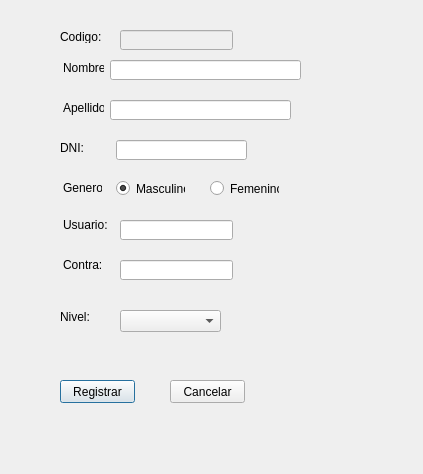
<?xml version="1.0" encoding="UTF-8"?>
<ui version="4.0">
 <class>RegistrarTrabajador</class>
 <widget class="QDialog" name="RegistrarTrabajador">
  <property name="geometry">
   <rect>
    <x>0</x>
    <y>0</y>
    <width>423</width>
    <height>474</height>
   </rect>
  </property>
  <property name="windowTitle">
   <string>Dialog</string>
  </property>
  <widget class="QLineEdit" name="txtNombre">
   <property name="geometry">
    <rect>
     <x>110</x>
     <y>60</y>
     <width>191</width>
     <height>20</height>
    </rect>
   </property>
   <property name="maxLength">
    <number>30</number>
   </property>
  </widget>
  <widget class="QRadioButton" name="rbtHom">
   <property name="geometry">
    <rect>
     <x>116</x>
     <y>180</y>
     <width>69</width>
     <height>17</height>
    </rect>
   </property>
   <property name="text">
    <string>Masculino</string>
   </property>
   <property name="checked">
    <bool>true</bool>
   </property>
  </widget>
  <widget class="QLabel" name="label_3">
   <property name="geometry">
    <rect>
     <x>60</x>
     <y>140</y>
     <width>41</width>
     <height>16</height>
    </rect>
   </property>
   <property name="text">
    <string>DNI:</string>
   </property>
  </widget>
  <widget class="QLabel" name="label_2">
   <property name="geometry">
    <rect>
     <x>63</x>
     <y>100</y>
     <width>41</width>
     <height>16</height>
    </rect>
   </property>
   <property name="text">
    <string>Apellido:</string>
   </property>
  </widget>
  <widget class="QLabel" name="label_6">
   <property name="geometry">
    <rect>
     <x>63</x>
     <y>217</y>
     <width>51</width>
     <height>16</height>
    </rect>
   </property>
   <property name="text">
    <string>Usuario:</string>
   </property>
  </widget>
  <widget class="QLabel" name="label_10">
   <property name="geometry">
    <rect>
     <x>63</x>
     <y>180</y>
     <width>39</width>
     <height>16</height>
    </rect>
   </property>
   <property name="text">
    <string>Genero:</string>
   </property>
  </widget>
  <widget class="QLabel" name="label">
   <property name="geometry">
    <rect>
     <x>63</x>
     <y>60</y>
     <width>41</width>
     <height>16</height>
    </rect>
   </property>
   <property name="text">
    <string>Nombre:</string>
   </property>
  </widget>
  <widget class="QLineEdit" name="txtApellido">
   <property name="geometry">
    <rect>
     <x>110</x>
     <y>100</y>
     <width>181</width>
     <height>20</height>
    </rect>
   </property>
   <property name="maxLength">
    <number>30</number>
   </property>
  </widget>
  <widget class="QRadioButton" name="rbtMu">
   <property name="geometry">
    <rect>
     <x>210</x>
     <y>180</y>
     <width>69</width>
     <height>17</height>
    </rect>
   </property>
   <property name="text">
    <string>Femenino</string>
   </property>
   <property name="checked">
    <bool>false</bool>
   </property>
  </widget>
  <widget class="QLabel" name="label_7">
   <property name="geometry">
    <rect>
     <x>63</x>
     <y>257</y>
     <width>41</width>
     <height>16</height>
    </rect>
   </property>
   <property name="text">
    <string>Contra:</string>
   </property>
  </widget>
  <widget class="QLineEdit" name="txtDni">
   <property name="geometry">
    <rect>
     <x>116</x>
     <y>140</y>
     <width>131</width>
     <height>20</height>
    </rect>
   </property>
   <property name="maxLength">
    <number>8</number>
   </property>
  </widget>
  <widget class="QPushButton" name="btnRegistrar">
   <property name="geometry">
    <rect>
     <x>60</x>
     <y>380</y>
     <width>75</width>
     <height>23</height>
    </rect>
   </property>
   <property name="text">
    <string>Registrar</string>
   </property>
  </widget>
  <widget class="QPushButton" name="btnCancelar">
   <property name="geometry">
    <rect>
     <x>170</x>
     <y>380</y>
     <width>75</width>
     <height>23</height>
    </rect>
   </property>
   <property name="text">
    <string>Cancelar</string>
   </property>
  </widget>
  <widget class="QLineEdit" name="txtUsu">
   <property name="geometry">
    <rect>
     <x>120</x>
     <y>220</y>
     <width>113</width>
     <height>20</height>
    </rect>
   </property>
  </widget>
  <widget class="QLineEdit" name="txtContra">
   <property name="geometry">
    <rect>
     <x>120</x>
     <y>260</y>
     <width>113</width>
     <height>20</height>
    </rect>
   </property>
  </widget>
  <widget class="QLabel" name="label_4">
   <property name="geometry">
    <rect>
     <x>60</x>
     <y>30</y>
     <width>47</width>
     <height>13</height>
    </rect>
   </property>
   <property name="text">
    <string>Codigo:</string>
   </property>
  </widget>
  <widget class="QLineEdit" name="txtCodigo">
   <property name="enabled">
    <bool>false</bool>
   </property>
   <property name="geometry">
    <rect>
     <x>120</x>
     <y>30</y>
     <width>113</width>
     <height>20</height>
    </rect>
   </property>
  </widget>
  <widget class="QComboBox" name="cmbNivel">
   <property name="geometry">
    <rect>
     <x>120</x>
     <y>310</y>
     <width>101</width>
     <height>22</height>
    </rect>
   </property>
  </widget>
  <widget class="QLabel" name="label_5">
   <property name="geometry">
    <rect>
     <x>60</x>
     <y>310</y>
     <width>47</width>
     <height>13</height>
    </rect>
   </property>
   <property name="text">
    <string>Nivel:</string>
   </property>
  </widget>
 </widget>
 <resources/>
 <connections/>
</ui>
